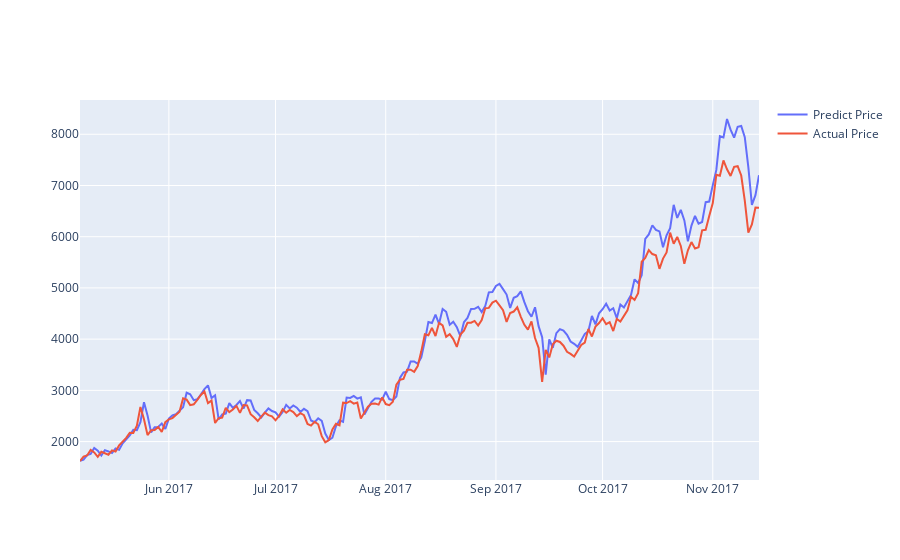

The notebook cell this image was saved under:
### Markdown cell above
#### Plot predicted and actual line graph with X=dates, Y=USD

### Code cell
actual_chart = go.Scatter(x=predictDates, y=testY_reshape, name= 'Actual Price')
predict_chart = go.Scatter(x=predictDates, y=yhat_reshape, name= 'Predict Price')
py.iplot([predict_chart, actual_chart])

### Figure 1 — Plotly figure (JSON) as saved in the notebook; plotly's stock layout.template omitted (floating-point values rounded to 4 significant figures; data arrays with more than 128 entries replaced by an {"elided": "..."} marker saying what was removed)
{"data": [{"name": "Predict Price", "type": "scatter", "x": {"elided": "192 str values"}, "y": {"elided": "192 float values"}}, {"name": "Actual Price", "type": "scatter", "x": {"elided": "192 str values"}, "y": {"elided": "192 float values"}}], "layout": {}}
